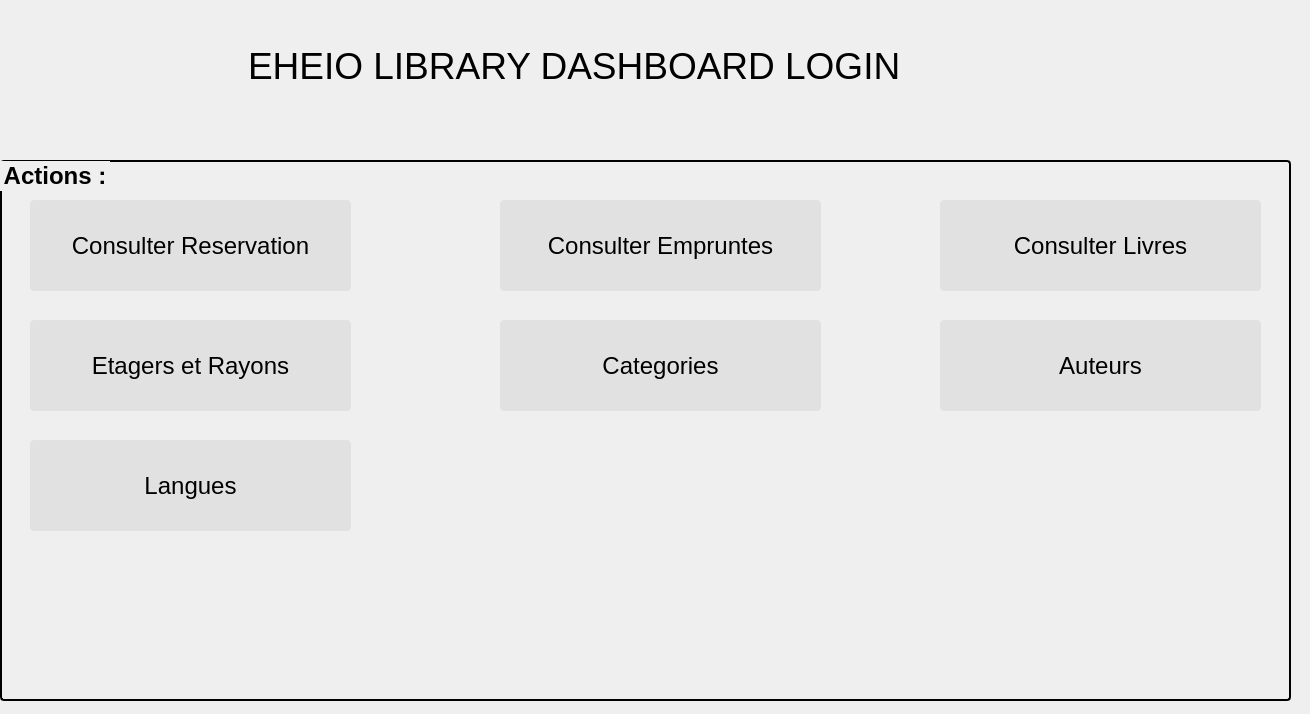
<?xml version="1.0" encoding="UTF-8"?>
<ui version="4.0">
 <class>HomeResponsable</class>
 <widget class="QDialog" name="HomeResponsable">
  <property name="geometry">
   <rect>
    <x>0</x>
    <y>0</y>
    <width>1310</width>
    <height>714</height>
   </rect>
  </property>
  <property name="windowTitle">
   <string>Dialog</string>
  </property>
  <widget class="QGroupBox" name="actions">
   <property name="geometry">
    <rect>
     <x>0</x>
     <y>160</y>
     <width>1291</width>
     <height>541</height>
    </rect>
   </property>
   <property name="font">
    <font>
     <pointsize>18</pointsize>
     <bold>true</bold>
    </font>
   </property>
   <property name="styleSheet">
    <string notr="true">#actions {
border: 2px solid black;
border-radius: 4px;
}</string>
   </property>
   <property name="title">
    <string>Actions :</string>
   </property>
   <property name="flat">
    <bool>false</bool>
   </property>
   <widget class="QPushButton" name="bt_reservation">
    <property name="geometry">
     <rect>
      <x>30</x>
      <y>40</y>
      <width>321</width>
      <height>91</height>
     </rect>
    </property>
    <property name="font">
     <font>
      <pointsize>18</pointsize>
      <bold>false</bold>
     </font>
    </property>
    <property name="styleSheet">
     <string notr="true">#bt_reservation{
color:black;
background-color:#e1e1e1;
border-width:0px;
border-radius:4px;
}
#bt_reservation:hover{

background-color:#27a9e3;

}</string>
    </property>
    <property name="text">
     <string>Consulter Reservation</string>
    </property>
   </widget>
   <widget class="QPushButton" name="bt_emprunte">
    <property name="geometry">
     <rect>
      <x>500</x>
      <y>40</y>
      <width>321</width>
      <height>91</height>
     </rect>
    </property>
    <property name="font">
     <font>
      <pointsize>18</pointsize>
      <bold>false</bold>
     </font>
    </property>
    <property name="styleSheet">
     <string notr="true">#bt_emprunte{
color:black;
background-color:#e1e1e1;
border-width:0px;
border-radius:4px;
}
#bt_emprunte:hover{

background-color:#27a9e3;

}
</string>
    </property>
    <property name="text">
     <string>Consulter Empruntes</string>
    </property>
   </widget>
   <widget class="QPushButton" name="bt_livre">
    <property name="geometry">
     <rect>
      <x>940</x>
      <y>40</y>
      <width>321</width>
      <height>91</height>
     </rect>
    </property>
    <property name="font">
     <font>
      <pointsize>18</pointsize>
      <bold>false</bold>
     </font>
    </property>
    <property name="styleSheet">
     <string notr="true">#bt_livre{
color:black;
background-color:#e1e1e1;
border-width:0px;
border-radius:4px;
}
#bt_livre:hover{

background-color:#27a9e3;

}</string>
    </property>
    <property name="text">
     <string>Consulter Livres</string>
    </property>
   </widget>
   <widget class="QPushButton" name="bt_etager_rayon">
    <property name="geometry">
     <rect>
      <x>30</x>
      <y>160</y>
      <width>321</width>
      <height>91</height>
     </rect>
    </property>
    <property name="font">
     <font>
      <pointsize>18</pointsize>
      <bold>false</bold>
     </font>
    </property>
    <property name="styleSheet">
     <string notr="true">#bt_etager_rayon{
color:black;
background-color:#e1e1e1;
border-width:0px;
border-radius:4px;
}
#bt_etager_rayon:hover{
background-color:#27a9e3;
}</string>
    </property>
    <property name="text">
     <string>Etagers et Rayons</string>
    </property>
   </widget>
   <widget class="QPushButton" name="bt_categorie">
    <property name="geometry">
     <rect>
      <x>500</x>
      <y>160</y>
      <width>321</width>
      <height>91</height>
     </rect>
    </property>
    <property name="font">
     <font>
      <pointsize>18</pointsize>
      <bold>false</bold>
     </font>
    </property>
    <property name="styleSheet">
     <string notr="true">#bt_categorie{
color:black;
background-color:#e1e1e1;
border-width:0px;
border-radius:4px;
}
#bt_categorie:hover{

background-color:#27a9e3;

}</string>
    </property>
    <property name="text">
     <string>Categories</string>
    </property>
   </widget>
   <widget class="QPushButton" name="bt_auteur">
    <property name="geometry">
     <rect>
      <x>940</x>
      <y>160</y>
      <width>321</width>
      <height>91</height>
     </rect>
    </property>
    <property name="font">
     <font>
      <pointsize>18</pointsize>
      <bold>false</bold>
     </font>
    </property>
    <property name="styleSheet">
     <string notr="true">#bt_auteur{
color:black;
background-color:#e1e1e1;
border-width:0px;
border-radius:4px;
}
#bt_auteur:hover{

background-color:#27a9e3;

}</string>
    </property>
    <property name="text">
     <string>Auteurs</string>
    </property>
   </widget>
   <widget class="QPushButton" name="bt_langue">
    <property name="geometry">
     <rect>
      <x>30</x>
      <y>280</y>
      <width>321</width>
      <height>91</height>
     </rect>
    </property>
    <property name="font">
     <font>
      <pointsize>18</pointsize>
      <bold>false</bold>
     </font>
    </property>
    <property name="styleSheet">
     <string notr="true">#bt_langue{
color:black;
background-color:#e1e1e1;
border-width:0px;
border-radius:4px;
}
#bt_langue:hover{

background-color:#27a9e3;

}</string>
    </property>
    <property name="text">
     <string>Langues</string>
    </property>
   </widget>
   <widget class="QLabel" name="lb_res">
    <property name="geometry">
     <rect>
      <x>620</x>
      <y>370</y>
      <width>111</width>
      <height>31</height>
     </rect>
    </property>
    <property name="font">
     <font>
      <pointsize>12</pointsize>
     </font>
    </property>
    <property name="text">
     <string/>
    </property>
   </widget>
   <widget class="QLabel" name="lb_prenom">
    <property name="geometry">
     <rect>
      <x>1010</x>
      <y>490</y>
      <width>111</width>
      <height>31</height>
     </rect>
    </property>
    <property name="font">
     <font>
      <pointsize>16</pointsize>
     </font>
    </property>
    <property name="text">
     <string/>
    </property>
   </widget>
   <widget class="QLabel" name="lb_nom">
    <property name="geometry">
     <rect>
      <x>1140</x>
      <y>490</y>
      <width>111</width>
      <height>31</height>
     </rect>
    </property>
    <property name="font">
     <font>
      <pointsize>16</pointsize>
     </font>
    </property>
    <property name="text">
     <string/>
    </property>
   </widget>
  </widget>
  <widget class="QWidget" name="layoutWidget">
   <property name="geometry">
    <rect>
     <x>-10</x>
     <y>0</y>
     <width>911</width>
     <height>131</height>
    </rect>
   </property>
   <layout class="QHBoxLayout" name="horizontalLayout">
    <item>
     <widget class="QWidget" name="widget" native="true">
      <property name="styleSheet">
       <string notr="true">border-image: url(:/images/logo.png);</string>
      </property>
     </widget>
    </item>
    <item>
     <widget class="QLabel" name="label">
      <property name="font">
       <font>
        <family>Nirmala UI</family>
        <pointsize>28</pointsize>
       </font>
      </property>
      <property name="styleSheet">
       <string notr="true"/>
      </property>
      <property name="text">
       <string>EHEIO LIBRARY DASHBOARD LOGIN</string>
      </property>
     </widget>
    </item>
   </layout>
  </widget>
 </widget>
 <resources/>
 <connections/>
</ui>
